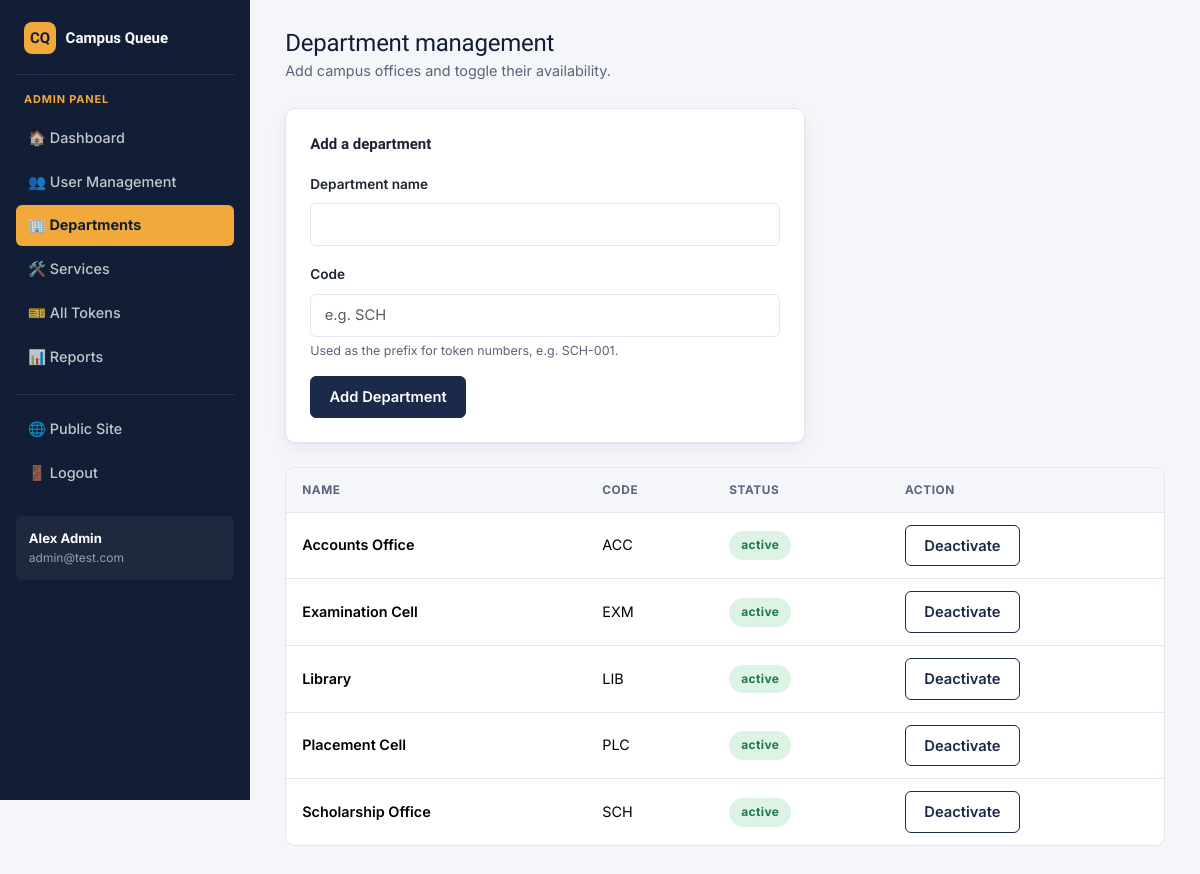
The page /admin/departments (signed in) on the database its author committed.
### tables this page shows
CREATE TABLE users (
    id INTEGER PRIMARY KEY AUTOINCREMENT,
    name TEXT NOT NULL,
    email TEXT NOT NULL UNIQUE,
    phone TEXT NOT NULL,
    password TEXT NOT NULL,
    role TEXT NOT NULL CHECK(role IN ('student', 'staff', 'admin')),
    department_id INTEGER,
    status TEXT NOT NULL DEFAULT 'active' CHECK(status IN ('active', 'inactive')),
    created_at TEXT NOT NULL,
    FOREIGN KEY (department_id) REFERENCES departments(id)
);

CREATE TABLE departments (
    id INTEGER PRIMARY KEY AUTOINCREMENT,
    name TEXT NOT NULL UNIQUE,
    code TEXT NOT NULL UNIQUE,
    status TEXT NOT NULL DEFAULT 'active' CHECK(status IN ('active', 'inactive'))
);

### app.py (the view, shortened to what this page needs)
@app.route("/admin/departments", methods=["GET", "POST"])
@role_required("admin")
def admin_departments():
    db = get_db()
    error = None
    departments = db.execute("SELECT * FROM departments ORDER BY name").fetchall()
    return render_template("admin/departments.html", departments=departments, error=error)

### app.py (called while the page is built)
def get_db():
    if "db" not in g:
        g.db = database.get_db()
    return g.db

def role_required(*roles):
    def decorator(view):
        @wraps(view)
        def wrapped(*args, **kwargs):
            if "user_id" not in session:
                flash("Please log in to continue.", "warning")
                return redirect(url_for("login"))
            if session.get("role") not in roles:
                return render_template("access_denied.html"), 403
            return view(*args, **kwargs)
        return wrapped
    return decorator

def current_user():
    if "user_id" not in session:
        return None
    return get_db().execute(
        "SELECT * FROM users WHERE id = ?", (session["user_id"],)
    ).fetchone()

@app.context_processor
def inject_user():
    return {"logged_in_user": current_user()}

### database.py (called while the page is built)
def get_db():
    conn = sqlite3.connect(DB_PATH)
    conn.row_factory = sqlite3.Row
    conn.execute("PRAGMA foreign_keys = ON")
    return conn

### templates/admin/departments.html (shortened to what this page needs)
{% extends "base_dashboard.html" %}
{% block content %}
<div class="cq-topbar">
  <div>
    <h1>Department management</h1>
    <div class="subtitle">Add campus offices and toggle their availability.</div>
  </div>
</div>
<div class="cq-card mb-4" style="max-width:520px;">
  <div class="fw-bold mb-3" style="font-family:'Sora',sans-serif;">Add a department</div>
  <form method="POST" action="{{ url_for('admin_departments') }}" id="add-department-form">
    <div class="mb-3">
      <label class="form-label" for="department-name">Department name</label>
      <input type="text" class="form-control" id="department-name" name="name" required>
    </div>
    <div class="mb-3">
      <label class="form-label" for="department-code">Code</label>
      <input type="text" class="form-control" id="department-code" name="code" maxlength="6" placeholder="e.g. SCH" required>
      <div class="field-hint">Used as the prefix for token numbers, e.g. SCH-001.</div>
    </div>
    <button type="submit" class="btn btn-primary" id="add-department-button">Add Department</button>
  </form>
</div>
<div class="cq-table">
  <table class="table" id="departments-table">
    <thead><tr><th>Name</th><th>Code</th><th>Status</th><th>Action</th></tr></thead>
    <tbody>
      {% for d in departments %}
      <tr id="department-row-{{ d['id'] }}">
        <td class="fw-semibold">{{ d['name'] }}</td>
        <td>{{ d['code'] }}</td>
        <td><span class="badge-status badge-{{ d['status'] }}">{{ d['status'] }}</span></td>
        <td>
          <form method="POST" action="{{ url_for('toggle_department', dept_id=d['id']) }}">
            <button type="submit" class="btn btn-sm {% if d['status'] == 'active' %}btn-outline-navy{% else %}btn-teal{% endif %}"
                    id="toggle-department-{{ d['id'] }}">
              {% if d['status'] == 'active' %}Deactivate{% else %}Activate{% endif %}
            </button>
          </form>
        </td>
      </tr>
      {% endfor %}
    </tbody>
  </table>
</div>
{% endblock %}

### templates/base_dashboard.html (shortened to what this page needs)
<!DOCTYPE html>
<html lang="en">
<head>
<link href="https://cdn.jsdelivr.net/npm/bootstrap@5.3.3/dist/css/bootstrap.min.css" rel="stylesheet">
<link href="{{ url_for('static', filename='css/style.css') }}" rel="stylesheet">
</head>
<body>
<div class="cq-shell">
  <aside class="cq-sidebar">
    <div class="brand">
      <span class="brand-mark">CQ</span> Campus Queue
    </div>
    <div class="role-tag">{{ session.role }} panel</div>
    <nav class="nav flex-column" id="sidebar-nav">
      {% if session.role == 'student' %}
        <a class="nav-link {% if request.endpoint == 'student_dashboard' %}active{% endif %}" id="nav-dashboard" href="{{ url_for('student_dashboard') }}">🏠 Dashboard</a>
        <a class="nav-link {% if request.endpoint == 'generate_token' %}active{% endif %}" id="nav-generate-token" href="{{ url_for('generate_token') }}">🎫 Generate Token</a>
        <a class="nav-link {% if request.endpoint == 'current_token' %}active{% endif %}" id="nav-current-token" href="{{ url_for('current_token') }}">📍 Current Token</a>
        <a class="nav-link {% if request.endpoint == 'student_history' %}active{% endif %}" id="nav-history" href="{{ url_for('student_history') }}">🕘 Token History</a>
        <a class="nav-link {% if request.endpoint == 'student_profile' %}active{% endif %}" id="nav-profile" href="{{ url_for('student_profile') }}">👤 Profile</a>
      {% elif session.role == 'admin' %}
        <a class="nav-link {% if request.endpoint == 'admin_dashboard' %}active{% endif %}" id="nav-dashboard" href="{{ url_for('admin_dashboard') }}">🏠 Dashboard</a>
        <a class="nav-link {% if request.endpoint == 'admin_users' %}active{% endif %}" id="nav-users" href="{{ url_for('admin_users') }}">👥 User Management</a>
        <a class="nav-link {% if request.endpoint == 'admin_departments' %}active{% endif %}" id="nav-departments" href="{{ url_for('admin_departments') }}">🏢 Departments</a>
        <a class="nav-link {% if request.endpoint == 'admin_services' %}active{% endif %}" id="nav-services" href="{{ url_for('admin_services') }}">🛠️ Services</a>
        <a class="nav-link {% if request.endpoint == 'admin_tokens' %}active{% endif %}" id="nav-tokens" href="{{ url_for('admin_tokens') }}">🎫 All Tokens</a>
        <a class="nav-link {% if request.endpoint == 'admin_reports' %}active{% endif %}" id="nav-reports" href="{{ url_for('admin_reports') }}">📊 Reports</a>
      {% endif %}
      <div class="nav-divider"></div>
      <a class="nav-link" href="{{ url_for('home') }}">🌐 Public Site</a>
      <a class="nav-link" id="nav-logout" href="{{ url_for('logout') }}">🚪 Logout</a>
    </nav>
    {% if logged_in_user %}
    <div class="user-box">
      <div class="u-name">{{ logged_in_user['name'] }}</div>
      <div class="u-email">{{ logged_in_user['email'] }}</div>
    </div>
    {% endif %}
  </aside>
  <main class="cq-main">
    {% block content %}{% endblock %}
  </main>
</div>
</body>
</html>

### static/css/style.css (style rules this page uses)
:root { --navy: #1B2A4A; --navy-deep: #121E36; --navy-soft: #2C4270; --amber: #F2A93B; --amber-deep: #D98D1F; --teal: #2AA9A0; --teal-deep: #1E7F78; --danger: #C1443C; --success: #2E7D5B; --ink: #1C2333; --ink-soft: #5A6377; --paper: #F5F6FA; --card: #FFFFFF; --border: #E3E6F0; --radius-sm: 6px; --radius-md: 10px; --shadow-card: 0 1px 2px rgba(18, 30, 54, 0.06), 0 6px 20px rgba(18, 30, 54, 0.06); }
* { box-sizing: border-box; }
html, body { height: 100%; }
body { font-family: "Inter", -apple-system, BlinkMacSystemFont, sans-serif; background: var(--paper); color: var(--ink); font-size: 15px; line-height: 1.55; }
h1, h2, h3, h4, h5, h6, .display-font { font-family: "Sora", "Inter", sans-serif; color: var(--navy-deep); letter-spacing: -0.01em; }
a { color: var(--teal-deep); text-decoration: none; }
.btn { border-radius: var(--radius-sm); font-weight: 600; padding: 0.55rem 1.15rem; font-size: 0.92rem; }
.btn-primary { background: var(--navy); border-color: var(--navy); }
.btn-outline-navy { border: 1px solid var(--navy); color: var(--navy); background: transparent; }
.cq-card { background: var(--card); border: 1px solid var(--border); border-radius: var(--radius-md); box-shadow: var(--shadow-card); padding: 1.5rem; }
.badge-status { display: inline-block; padding: 0.32rem 0.75rem; border-radius: 999px; font-size: 0.75rem; font-weight: 700; letter-spacing: 0.03em; }
.badge-active { background: #DCF3E6; color: #1E7A48; }
.cq-shell { display: flex; min-height: 100vh; }
.cq-sidebar { width: 250px; flex-shrink: 0; background: var(--navy-deep); color: #fff; padding: 1.4rem 1rem; position: sticky; top: 0; height: 100vh; overflow-y: auto; }
.cq-sidebar .brand { display: flex; align-items: center; gap: 0.6rem; font-family: "Sora", sans-serif; font-weight: 700; color: #fff; padding: 0 0.5rem 1.2rem; margin-bottom: 1rem; border-bottom: 1px solid rgba(255,255,255,0.1); }
.cq-sidebar .brand .brand-mark { width: 32px; height: 32px; background: var(--amber); color: var(--navy-deep); border-radius: 8px; display: inline-flex; align-items: center; justify-content: center; font-weight: 800; }
.cq-sidebar .role-tag { font-size: 0.68rem; text-transform: uppercase; letter-spacing: 0.08em; color: var(--amber); padding: 0 0.5rem; margin-bottom: 0.6rem; font-weight: 700; }
.cq-sidebar .nav-link { color: rgba(255,255,255,0.75); padding: 0.6rem 0.75rem; border-radius: var(--radius-sm); font-size: 0.9rem; font-weight: 500; margin-bottom: 0.15rem; display: flex; align-items: center; gap: 0.6rem; }
.cq-sidebar .nav-link.active { background: var(--amber); color: var(--navy-deep); font-weight: 700; }
.cq-sidebar .nav-divider { border-top: 1px solid rgba(255,255,255,0.1); margin: 0.85rem 0; }
.cq-sidebar .user-box { margin-top: 1.2rem; padding: 0.8rem; background: rgba(255,255,255,0.05); border-radius: var(--radius-sm); font-size: 0.82rem; }
.cq-sidebar .user-box .u-name { font-weight: 700; color: #fff; }
.cq-sidebar .user-box .u-email { color: rgba(255,255,255,0.55); font-size: 0.75rem; word-break: break-all; }
.cq-main { flex-grow: 1; padding: 1.8rem 2.2rem 3rem; max-width: 100%; }
.cq-topbar { display: flex; justify-content: space-between; align-items: center; margin-bottom: 1.6rem; flex-wrap: wrap; gap: 0.75rem; }
.cq-topbar h1 { font-size: 1.5rem; margin: 0; }
.cq-topbar .subtitle { color: var(--ink-soft); font-size: 0.9rem; margin-top: 0.15rem; }
.cq-table { background: var(--card); border-radius: var(--radius-md); overflow: hidden; border: 1px solid var(--border); }
.cq-table table { margin-bottom: 0; }
.cq-table thead th { background: var(--paper); color: var(--ink-soft); font-size: 0.74rem; text-transform: uppercase; letter-spacing: 0.05em; font-weight: 700; border-bottom: 1px solid var(--border); padding: 0.8rem 1rem; }
.cq-table tbody td { padding: 0.75rem 1rem; vertical-align: middle; font-size: 0.9rem; border-bottom: 1px solid var(--border); }
.cq-table tbody tr:last-child td { border-bottom: none; }
.form-label { font-weight: 600; font-size: 0.85rem; color: var(--ink); }
.form-control, .form-select { border-radius: var(--radius-sm); border: 1px solid var(--border); padding: 0.6rem 0.85rem; font-size: 0.92rem; }
.field-hint { font-size: 0.78rem; color: var(--ink-soft); margin-top: 0.25rem; }

### rows shown on the page
users: role "ADMIN", name "Alex Admin", email "admin@test.com"
departments: name "Accounts Office", code "ACC", status "active", shows "Deactivate"
departments: name "Examination Cell", code "EXM", status "active", shows "Deactivate"
departments: name "Library", code "LIB", status "active", shows "Deactivate"
departments: name "Placement Cell", code "PLC", status "active", shows "Deactivate"
departments: name "Scholarship Office", code "SCH", status "active", shows "Deactivate"
